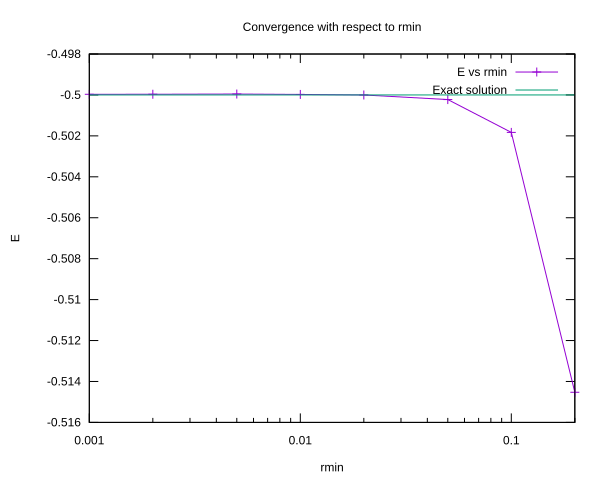

This chart was generated by the following gnuplot code:
set terminal svg enhanced background "white"
set output 'Convergence.rmin.svg'

set title "Convergence with respect to rmin"
set xlabel "rmin"
set ylabel "E"
set logscale x

f0(r) = -0.5

plot "Out.Convergence.rmin.txt" using 1:5 with lp title "E vs rmin", \
     f0(x) with lines title "Exact solution"

